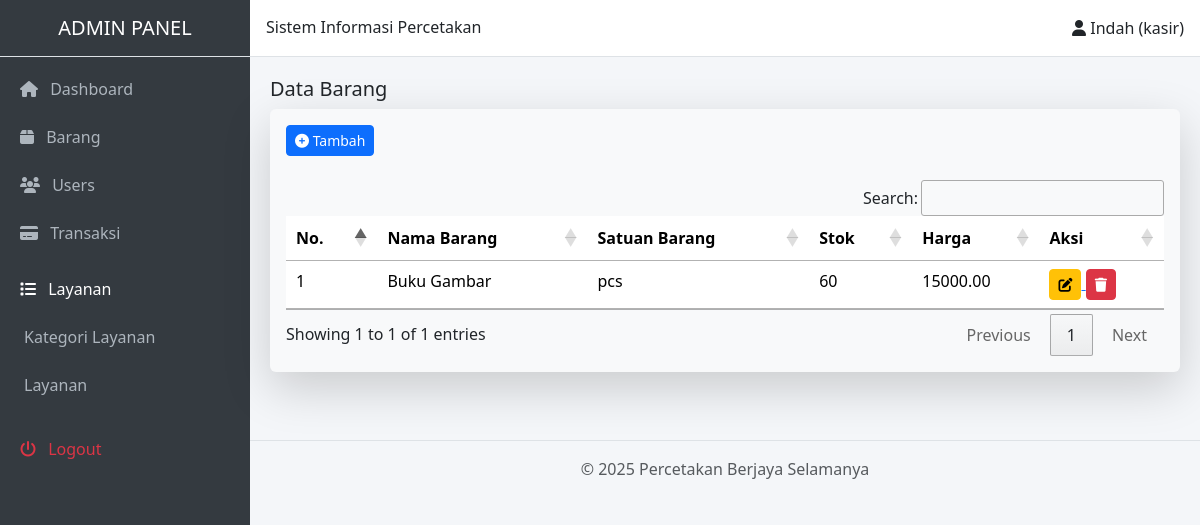
The app's page /index.php?halaman=barang (signed in) with its own data.
### tables this page shows
CREATE TABLE `barang`  (
  `id_barang` int NOT NULL AUTO_INCREMENT,
  `nama_barang` varchar(100) NULL DEFAULT NULL,
  `satuan` varchar(20) NULL DEFAULT NULL,
  `stok` int NULL DEFAULT NULL,
  `harga` decimal(10, 2) NULL DEFAULT NULL,
  PRIMARY KEY (`id_barang`) USING BTREE
);

### menu/barang/barang.php (the view, shortened to what this page needs)
<?php
$koneksi = mysqli_connect('localhost', 'root', '', 'db_percetakan');
$hasil= mysqli_query($koneksi,"select * from barang;");
?>
<h5 class="judul-form">Data Barang</h5>
<div class="shadow-lg p-3 mb-5 bg-body-tertiary rounded">
  <a href="http://localhost/percetakan/index.php?halaman=tambah_barang"><button class="btn btn-primary btn-sm mb-4"><i class="fa fa-plus-circle"></i> Tambah</button></a>
  <table id="tabelUsers" class="table table-hover">
    <thead>
      <th>No.</th>
      <th>Nama Barang</th>
      <th>Satuan Barang</th>
      <th>Stok</th>
      <th>Harga</th>
      <th>Aksi</th>
    </thead>
    <tbody>
      <?php
      $no=1;
      while ($row= mysqli_fetch_array($hasil)) {
      ?>
      <tr>
      <td><?=$no?></td>
      <td><?=$row['nama_barang']?></td>
      <td><?=$row['satuan']?></td>
      <td><?=$row['stok']?></td>
      <td><?=$row['harga']?></td>
      <td>
        <a href="http://localhost/percetakan/index.php?halaman=edit_barang&id_brg=<?=$row['id_barang']?>">
          <button class="btn btn-sm btn-warning"><i class="fa fa-edit"></i></button>
        </a>
        <button class="btn btn-sm btn-danger" onclick="hapusData(<?= $row['id_barang']; ?>)">
            <i class="fa fa-trash"></i>
        </button>
      </td>
      </tr>
      <?php
      $no++;
      }
      ?>
    </tbody>
  </table>
</div>

### index.php (style rules this page uses)
body { background-color: #f4f6f9; }

### records on screen
barang: nama_barang "Buku Gambar", satuan "pcs", stok "60", harga "15000.00"

### other values on screen
$_SESSION['user']['nama'] "Indah"
$_SESSION['user']['role'] "kasir"
